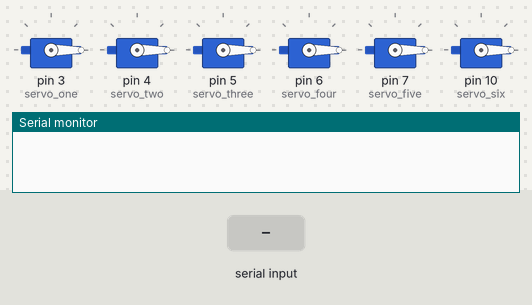
This sketch was run on a simulated Arduino Uno, built with avr-gcc and run on an emulated ATmega328P. On the bench: 6 × servo, the last lines printed to the serial monitor. The test bench sets the inputs (shaded band).

Above: at 1.2 s.
1.3 s: "90,45\n" received over the second serial link
At 1.7 s:
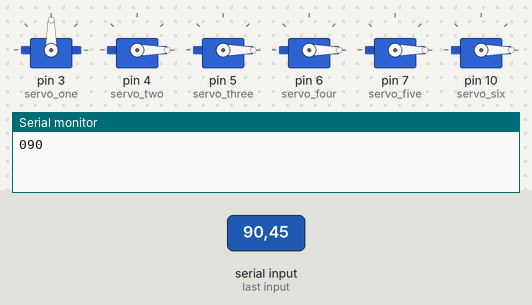
2.8 s: "," received over the second serial link
At 4.0 s:
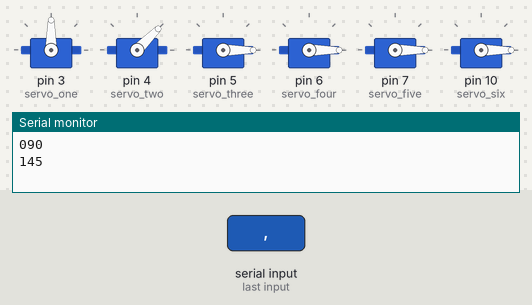
4.3 s: "30,150\n" received over the second serial link
At 5.2 s:
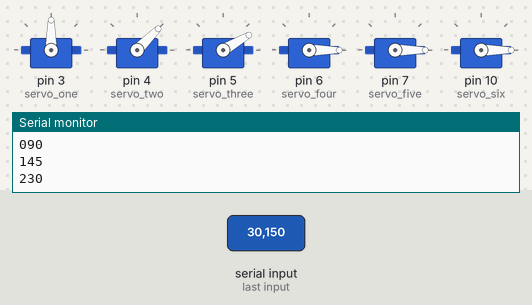
5.8 s: "#,45\n" received over the second serial link
At 6.3 s:
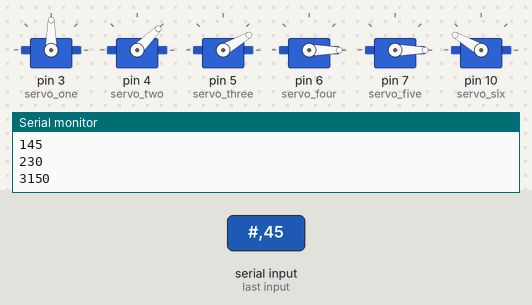
7.3 s: "," received over the second serial link
At 8.5 s:
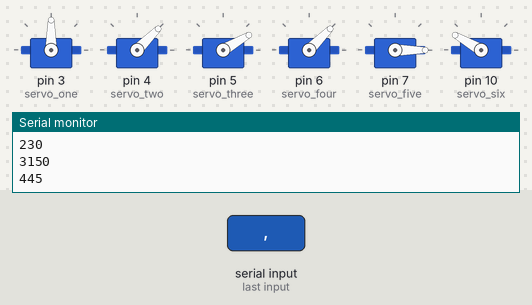
8.8 s: "90,45\n" received over the second serial link
At 9.8 s:
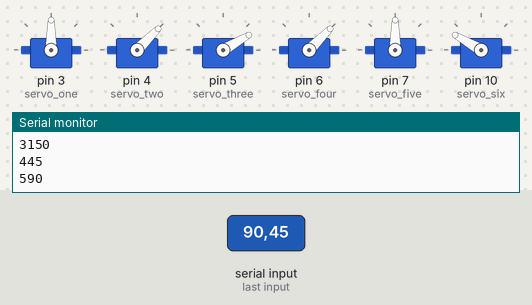
Timing chart, 0 to 11.3 s (numbered marks = the images above; inputs shaded):
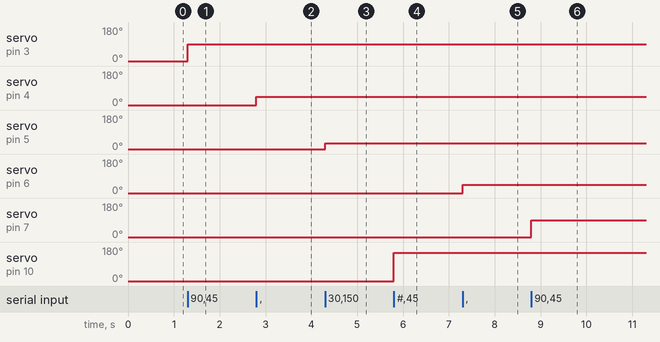

Measured:
- after the input at 1.3 s, servo on pin 3 (servo_one): 0° → 90° at once
- after the input at 2.8 s, servo on pin 4 (servo_two): 0° → 45° at once
- after the input at 4.3 s, servo on pin 5 (servo_three): 0° → 30° at once
- after the input at 5.8 s, servo on pin 10 (servo_six): 0° → 150° at once
- after the input at 7.3 s, servo on pin 6 (servo_four): 0° → 45° at once
- after the input at 8.8 s, servo on pin 7 (servo_five): 0° → 90° at once

The sketch:

Robotarm_Final.ino
```cpp
// ---------------------
// Robotarm source code
// ---------------------

// Importing the libraries required for Serial communication and Servos
#include <ServoTimer2.h>
#include <AltSoftSerial.h>

// Creating a servo object
ServoTimer2 servo_one;
ServoTimer2 servo_two;
ServoTimer2 servo_three;
ServoTimer2 servo_four;
ServoTimer2 servo_five;
ServoTimer2 servo_six;

// Setting a Serial communication line between the two Arduinos
AltSoftSerial altSerial;

// Declaring variables for the recieved data
String tempString;
int servo_values[6];

int i = 0;

void setup() {
  // Initiating both Serials
  Serial.begin(38400);
  altSerial.begin(38400);

  // Attaching the servos to each pin
  servo_one.attach(3);
  servo_two.attach(4);
  servo_three.attach(5);
  servo_four.attach(6);
  servo_five.attach(7);
  servo_six.attach(10);

  // Setting the servos to their starting position
  servo_one.write(1400);
  servo_two.write(0);
  servo_three.write(1500);
  servo_four.write(1500);
  servo_five.write(1600);
  servo_six.write(0);
}

void loop() {
  char data;

  // Writing the values to the servomotors
  servo_one.write(servo_values[0]);    // Gripper - Flexsensor
  servo_two.write(servo_values[1]);    // Head Up/Down - Accelerometer_X
  servo_three.write(servo_values[2]);  // Head Rotation - Accelerometer_Y
  servo_four.write(servo_values[4]);   // Elbow Up/Down - Ultrasonic Sensor
  servo_five.write(servo_values[5]);   // Arm Up/Down - Joystick Forward/Backward
  servo_six.write(servo_values[3]);    // Arm spin - Joystick Right/Left

  // Checks if we have recieve data
  if (altSerial.available()) {
    data = altSerial.read();  // If we do, the charachter will be saved to the data variable
    if (data == ',') {        // Comma is the delimeter which will seperate the data recieved
      if (tempString.length() > 1) {
        servo_values[i] = tempString.toInt();  // The value will then be converted from String to Int and saved into the right position in the array

        // Checking in Serial if the right values are saved to the right array position
        Serial.print(i);
        Serial.println(servo_values[i]);

        i++;  // Incrementing i so that next value is saved in the next position

        tempString = "";  // Clearing out the String for next input
      }
    } else {
      tempString += data;  // If the next charachter is not a delimeter, then save the number in the String.
    }

    // The input String always starts with a "#", this function sets the variable i back to 0 so that we can get the next value from the sensors.
    if (tempString.startsWith("#")) {
      i = 0;
      tempString = "";
    }
  }
}
```
